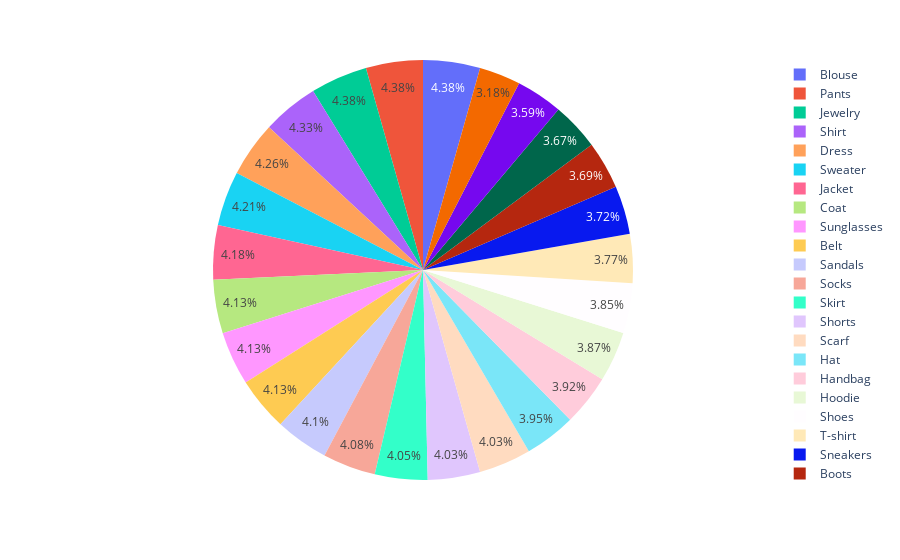

Write notebook code for a chart like this one.
### Code cell
fig = px.pie(df,df['Item Purchased'])
fig.show()

### Figure 1 — Plotly figure (JSON) as saved in the notebook; plotly's stock layout.template omitted (floating-point values rounded to 4 significant figures; data arrays with more than 128 entries replaced by an {"elided": "..."} marker saying what was removed)
{"data": [{"domain": {"x": [0, 1], "y": [0, 1]}, "hovertemplate": "Item Purchased=%{label}<extra></extra>", "labels": {"elided": "3900 str values"}, "legendgroup": "", "name": "", "showlegend": true, "type": "pie"}], "layout": {"legend": {"tracegroupgap": 0}, "margin": {"t": 60}}}
